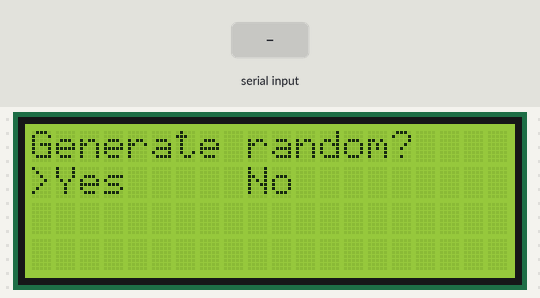
This sketch was run on a simulated Arduino Uno, built with avr-gcc and run on an emulated ATmega328P. Shown: 20×4 character LCD. Inputs (shaded band) come from the test bench. Storage starts empty; random numbers use the default seed unless the sketch sets one; EEPROM starts erased; what the sketch prints to the serial monitor is not drawn.

Above: at 1.0 s.
1.1 s: "s" received over Serial
At 2.4 s:
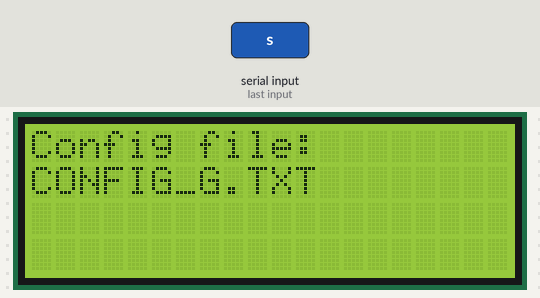
2.7 s: "C" received over Serial
At 5.7 s:
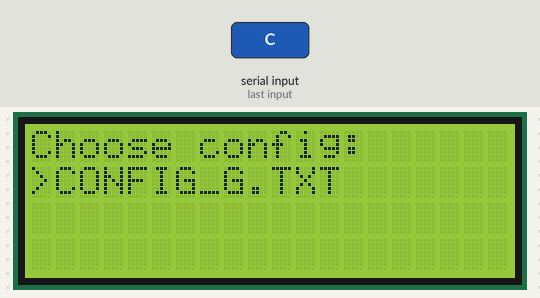
Timing chart, 0 to 7.2 s (numbered marks = the images above; inputs shaded):
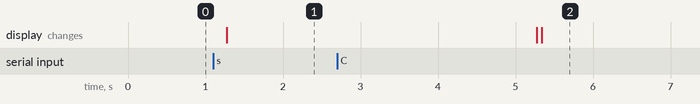

Measured:
- after the input at 1.1 s, the display: changes after 0.18 s (image 1)

The sketch:

encrypting.ino
```cpp
#include <Wire.h>
#include <LiquidCrystal_I2C.h>
#include <EEPROM.h>
#include <SD.h>
#include <SPI.h>
#include <TMRpcm.h>


LiquidCrystal_I2C lcd(0x27, 20, 4);
TMRpcm audio;


#define SS_SD 10
#define ENC_SW 3
#define MODE 0 //0-Serial control, 1 - encoder
#define configStateAddress 100 //50 - no config, 100 - configured,
#define configNameAddress 300


char* configName = " ";
char current;
byte coding[16][3];
//unsigned long i = 0;
//File f;

//bool encrypted = false;
//
//int encryptIndex = 1;
//int decryptIndex = 16;


void setup() {
  Serial.begin(115200);
  audio.CSPin = SS_SD;
  audio.speakerPin = 9;
  pinMode(ENC_SW, INPUT_PULLUP);
  lcd.init();
  lcd.backlight();

  if (!SD.begin(SS_SD)) {
    lcd.clear();
    lcd.setCursor(0, 0);
    lcd.print("Error");
    lcd.setCursor(0, 1);
    lcd.print("No SD card");
    while (1);
  }

  if (EEPROM.read(configStateAddress) != 100) {
    Serial.println("no 100!");
    if (prompt("Generate random?", "Yes", "No")) {
      Serial.println("No config, generating");
      generateConfig();

    } else {
      Serial.println("No config, choosing");
      configChoosing();
    }
    EEPROM.write(configStateAddress, 100);
  } else {
    Serial.println("yes 100!");
    for(int i = 0; i < 13; i++){
      configName[i] = (char)EEPROM.read(configNameAddress + i);
    }
    char* configPath = "/Config/";
    for (int i = 8; i < strlen(configName) + 8; i++) {
      configPath[i] = configName[i - 8];
    }
//    Serial.println(configPath);
    File configFile = SD.open(configPath, FILE_WRITE);
    writeConfig(configFile);
  }
}

void loop() {
  if (MODE == 0) serialTick();
  if (current == 'C') configChoosing();
  if (current == 'G') generateConfig();

}


void serialTick() {
  if (Serial.available()) {
    current = Serial.read();
  } else {
    current = 'z';
  }
}

bool prompt(char* question, char* positive, char* negative) {
  lcd.clear();
  lcd.setCursor(0, 0);
  lcd.print(question);
  lcd.setCursor(0, 1);
  lcd.print(">");
  lcd.setCursor(1, 1);
  lcd.print(positive);
  lcd.setCursor(9, 1);
  lcd.print(negative);
  bool result = true;
  bool b = true;
  while (b) {
    if (MODE == 0) {
      if (Serial.available()) {
        switch (Serial.read()) {
          case 'y':
            result = true;
            lcd.clear();
            lcd.setCursor(0, 0);
            lcd.print(question);
            lcd.setCursor(0, 1);
            lcd.print(">");
            lcd.setCursor(1, 1);
            lcd.print(positive);
            lcd.setCursor(9, 1);
            lcd.print(negative);
            break;
          case 'n':
            result = false;
            lcd.clear();
            lcd.setCursor(0, 0);
            lcd.print(question);
            lcd.setCursor(8, 1);
            lcd.print(">");
            lcd.setCursor(1, 1);
            lcd.print(positive);
            lcd.setCursor(9, 1);
            lcd.print(negative);
            break;
          case 's':
            b = false;
            break;
        }
      }
    }
  }
  return result;
}

void configChoosing() {
  File dir = SD.open("/Config");
  byte b;
  Serial.println(b = getFilesCount(dir));
  char* names[b];
  getFileNames(dir, b, names);
  dir.close();
  //    for (int i = 0; i < b; i++) {
  //      Serial.println(names[i]);
  //    }
  Serial.println(configName = lcdDisplayChoice(b, names, "Choose config:"));
  File configFile = SD.open(configName);
  writeConfig(configFile);

}

void generateConfig() {
  char* path = "/Config/CONFIG_G.TXT";
  File configFile = SD.open("/Config/CONFIG_G.TXT", FILE_WRITE);
  configFile.seek(0);
  Serial.println(configFile.position());
  byte buff[48];
  randomSeed(analogRead(A0));
  for (byte i = 0; i < 48; i++) {
    bool pass = false;
    while (!pass) {
      bool repeated = false;
      buff[i] = random(0, 256);
      Serial.print(buff[i]);
      Serial.print(" ");
      for (int j = 0; j < i - 1; j++) {
        if (buff[i] == buff[j]) {
          repeated = true;
        }
      }
      if (!repeated) pass = true;
    }
    configFile.write(buff[i]);
    Serial.println(configFile.position());
  }
  Serial.println(configFile.name());
  configFile.seek(0);
  for (byte i = 0; i < 48; i++) {
    Serial.print(configFile.position());
    Serial.print("  ");
    Serial.print(configFile.read());
    Serial.print(" | ");
  }
  Serial.println();
  writeConfig(configFile);
}

void writeConfig(File configFile) {
  configFile.seek(0);
  configName = configFile.name();
  //  configFile.position();
  byte buff[48];
  byte index = 0;
  for (int i = 0; i < 16; i++) {
    Serial.print(i);
    Serial.print("  -  ");
    for (int j = 0; j < 3; j++) {
      coding[i][j] = configFile.read();
      buff[index] = coding[i][j];
      Serial.print(coding[i][j]);
      Serial.print("  ");
      index++;
    }
    Serial.println();
  }
  index = 0;
  bool isCorrect = true;
  for (int i = 0; i < 16; i++) {
    for (int j = 0; j < 3; j++) {
      for (int g = 0; g < index - 1; g++) {
        if (coding[i][j] == buff[g]) {
          isCorrect = false;
          Serial.println("Writeconfig, config repeats");
        }
      }
      index++;
    }
  }
  Serial.println(strlen(configName));
  Serial.println(configName);
  if (!((configName[strlen(configName) - 1] == 'T' || configName[strlen(configName) - 2] == 'X' || configName[strlen(configName) - 3] == 'T') || (configName[strlen(configName) - 1] == 't' || configName[strlen(configName) - 2] == 'x' || configName[strlen(configName) - 3] == 't'))) {
    isCorrect = false;
    Serial.println("Write config, extension");
  }
  if (!isCorrect) {
    Serial.println("Write config, prompt");
    if (prompt("Generate random?", "Yes", "No")) {
      generateConfig();
      Serial.println("Write config, generating...");
    } else {
      lcd.clear();
      lcd.setCursor(0, 0);
      lcd.print("Config incorrect");
      lcd.setCursor(1, 1);
      lcd.print("Please reboot");
      while (1);
    }
  }

  for(int i = 0; i < 13; i++){
    EEPROM.write(configNameAddress + i, configName[i]);
  }

  lcd.clear();
  lcd.setCursor(0, 0);
  lcd.print("Config file:");
  lcd.setCursor(0, 1);
  lcd.print(configName);
  configFile.close();
  delay(4000);
  lcd.clear();

}


void sdCheck() {
  byte counter = 0;
  if (SD.exists("/Enc-ed")) {
    Serial.println("1");
    File f = SD.open("/Enc-ed");
    if (f.isDirectory()) counter++;
    f.close();
  }
  if (SD.exists("/Dec-ed")) {
    Serial.println("2");
    File f = SD.open("/Dec-ed");
    if (f.isDirectory()) counter++;
    f.close();
  }
  if (SD.exists("/For-enc")) {
    Serial.println("3");
    File f = SD.open("/For-enc");
    if (f.isDirectory()) counter++;
    f.close();
  }
  if (SD.exists("/For-dec")) {
    Serial.println("4");
    File f = SD.open("/For-dec");
    if (f.isDirectory()) counter++;
    f.close();
  }
  if (SD.exists("/Config")) {
    Serial.println("5");
    File f = SD.open("/Config");
    if (f.isDirectory()) counter++;
    f.close();
  }
  if (SD.exists("/Recs")) {
    Serial.println("6");
    File f = SD.open("/Recs");
    if (f.isDirectory()) counter++;
    f.close();
  }
  if (counter != 6) {
    lcd.clear();
    lcd.setCursor(0, 0);
    lcd.print("Error");
    lcd.setCursor(0, 1);
    lcd.print("Wrong SD format");
    while (1);
  }
}

void _encrypt(byte arr[], byte n) {
  if (n > 16 && n < 1) return;
  byte iterations;
  if (16 % n != 0) {
    iterations = (16 / n) + 1;
  } else {
    iterations = 16 / n;
  }
  byte start = 0;
  byte enD = n - 1;
  for (byte i = 0; i < iterations; i++) {
    reverseArray(arr, start, enD);
    start += n;
    enD += n;
    if (enD > 15) enD = 15;
    if (start > 15) start = 15;
  }
  for (int i = 0; i < 16; i++) {
    arr[i] ^= n;
    arr[i] += n * (n % (15 - n));
  }
}

void _decrypt(byte arr[], byte n) {
  if (n > 16 && n < 1) return;
  byte iterations;
  if (16 % n != 0) {
    iterations = (16 / n) + 1;
  } else {
    iterations = 16 / n;
  }
  byte start = 0;
  byte enD = n - 1;
  for (byte i = 0; i < iterations; i++) {
    reverseArray(arr, start, enD);
    start += n;
    enD += n;
    if (enD > 15) enD = 15;
    if (start > 15) start = 15;
  }
  for (int i = 0; i < 16; i++) {
    arr[i] -= n * (n % (15 - n));
    arr[i] ^= n;

  }
}

byte reverseArray(byte arr[], byte start, byte enD) {
  while (start < enD)
  {
    byte temp = arr[start];
    arr[start] = arr[enD];
    arr[enD] = temp;
    start++;
    enD--;
  }
}

byte getFilesCount(File f) {
  byte filesCount = 0;
  bool areFiles = false;
  File entry1 =  f.openNextFile();
  if (! entry1) {

    return;
  } else {
    filesCount++;
    areFiles = true;
  }
  while (areFiles) {
    File entry2 =  f.openNextFile();
    if (! entry2) {
      areFiles = false;
    } else {
      filesCount++;
    }
    entry2.close();
  }
  entry1.close();
  return filesCount;
}

void getFileNames(File f, byte fileCount, char** names) {
  f.rewindDirectory();
  for (byte i = 0; i < fileCount; i++) {
    File result = f.openNextFile();
    names[i] = strdup(result.name());
    result.close();
  }
  //  for (int i = 0; i < fileCount; i++) {
  //    Serial.println(names[i]);
  //  }
}

char* lcdDisplayChoice(int optionsLength, char** options, char* message) {
  lcd.clear();
  lcd.setCursor(0, 0);
  lcd.print(message);
  lcd.setCursor(0, 1);
  lcd.print(">");
  lcd.setCursor(1, 1);

  char* result;
  lcd.print(options[0]);
  int pos = 0;
  bool b = true;
  //  for (int i = 0; i < optionsLength; i++) {
  //    Serial.println(options[i]);
  //  }
  while (b) {
    if (MODE == 0) {
      if (Serial.available()) {
        switch (Serial.read()) {
          case 'd':
            pos++;
            if (pos == optionsLength) pos = 0;
            lcd.clear();
            lcd.setCursor(0, 0);
            lcd.print(message);
            lcd.setCursor(0, 1);
            lcd.print(">");
            lcd.setCursor(1, 1);
            lcd.print(options[pos]);
            break;
          case 'u':
            pos--;
            if (pos == -1) pos = optionsLength - 1;
            lcd.clear();
            lcd.setCursor(0, 0);
            lcd.print(message);
            lcd.setCursor(0, 1);
            lcd.print(">");
            lcd.setCursor(1, 1);
            lcd.print(options[pos]);
            break;
          case 's':
            b = false;
            result = options[pos];
            break;
        }
      }

    }
    if (pos == -1) pos = optionsLength - 1;
    if (pos == optionsLength) pos = 0;
  }
  return result;
}


//void loop() {
//  if (digitalRead(3) == LOW && !encrypted) {
//    Serial.println(f.size());
//    long sizE = f.size();
//        f.seek(45);
////    f.seek(0);
//    unsigned long pos = f.position();
//    for (long i = 45; i < sizE; i += 16) {
//
//      byte arr[16];
//      for (int j = 0; j < 16; j++) {
//        arr[j] = f.read();
//        Serial.print(arr[j]);
//        Serial.print(" ");
//      }
//      f.seek(pos);
//      Serial.println();
////      for (int g = 1; g < 17; g++) {
////        _encrypt(arr, g);
////      }
//      for (int g = 16; g > 0; g--) {
//        _decrypt(arr, g);
//      }
//      for (int g = 0; g < 16; g++) {
//        Serial.print(arr[g]);
//        Serial.print(" ");
//
//      }
//      Serial.println();
//      f.write(arr, 16);
//      //      encryptIndex++;
//      //      if (encryptIndex > 16) encryptIndex = 1;
//      pos += 16;
//      Serial.print(i);
//      Serial.print("    ");
//      Serial.println(f.position());
//      Serial.println();
//
//    }
//    f.close();
//    Serial.println("Encrypted");
//    encrypted = true;
//  }
//}
```
